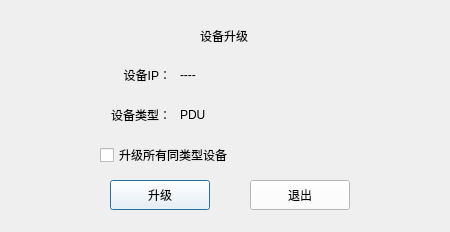
<?xml version="1.0" encoding="UTF-8"?>
<ui version="4.0">
 <class>UpdateDevDlg</class>
 <widget class="QDialog" name="UpdateDevDlg">
  <property name="geometry">
   <rect>
    <x>0</x>
    <y>0</y>
    <width>450</width>
    <height>232</height>
   </rect>
  </property>
  <property name="windowTitle">
   <string>Dialog</string>
  </property>
  <property name="styleSheet">
   <string notr="true">font: 11pt &quot;微软雅黑&quot;;
color: rgb(0, 0, 0);</string>
  </property>
  <widget class="QLabel" name="label">
   <property name="geometry">
    <rect>
     <x>200</x>
     <y>20</y>
     <width>101</width>
     <height>31</height>
    </rect>
   </property>
   <property name="text">
    <string>设备升级</string>
   </property>
  </widget>
  <widget class="QLabel" name="label_2">
   <property name="geometry">
    <rect>
     <x>80</x>
     <y>100</y>
     <width>91</width>
     <height>30</height>
    </rect>
   </property>
   <property name="text">
    <string>设备类型：</string>
   </property>
   <property name="alignment">
    <set>Qt::AlignRight|Qt::AlignTrailing|Qt::AlignVCenter</set>
   </property>
  </widget>
  <widget class="QLabel" name="label_3">
   <property name="geometry">
    <rect>
     <x>100</x>
     <y>60</y>
     <width>71</width>
     <height>30</height>
    </rect>
   </property>
   <property name="text">
    <string>设备IP：</string>
   </property>
   <property name="alignment">
    <set>Qt::AlignRight|Qt::AlignTrailing|Qt::AlignVCenter</set>
   </property>
  </widget>
  <widget class="QCheckBox" name="checkBox">
   <property name="geometry">
    <rect>
     <x>100</x>
     <y>140</y>
     <width>281</width>
     <height>30</height>
    </rect>
   </property>
   <property name="text">
    <string>升级所有同类型设备</string>
   </property>
  </widget>
  <widget class="QPushButton" name="okBtn">
   <property name="geometry">
    <rect>
     <x>110</x>
     <y>180</y>
     <width>100</width>
     <height>30</height>
    </rect>
   </property>
   <property name="palette">
    <palette>
     <active>
      <colorrole role="WindowText">
       <brush brushstyle="SolidPattern">
        <color alpha="255">
         <red>0</red>
         <green>0</green>
         <blue>0</blue>
        </color>
       </brush>
      </colorrole>
      <colorrole role="Button">
       <brush brushstyle="SolidPattern">
        <color alpha="255">
         <red>255</red>
         <green>255</green>
         <blue>255</blue>
        </color>
       </brush>
      </colorrole>
      <colorrole role="Light">
       <brush brushstyle="SolidPattern">
        <color alpha="255">
         <red>255</red>
         <green>255</green>
         <blue>255</blue>
        </color>
       </brush>
      </colorrole>
      <colorrole role="Midlight">
       <brush brushstyle="SolidPattern">
        <color alpha="255">
         <red>255</red>
         <green>255</green>
         <blue>255</blue>
        </color>
       </brush>
      </colorrole>
      <colorrole role="Dark">
       <brush brushstyle="SolidPattern">
        <color alpha="255">
         <red>127</red>
         <green>127</green>
         <blue>127</blue>
        </color>
       </brush>
      </colorrole>
      <colorrole role="Mid">
       <brush brushstyle="SolidPattern">
        <color alpha="255">
         <red>170</red>
         <green>170</green>
         <blue>170</blue>
        </color>
       </brush>
      </colorrole>
      <colorrole role="Text">
       <brush brushstyle="SolidPattern">
        <color alpha="255">
         <red>0</red>
         <green>0</green>
         <blue>0</blue>
        </color>
       </brush>
      </colorrole>
      <colorrole role="BrightText">
       <brush brushstyle="SolidPattern">
        <color alpha="255">
         <red>255</red>
         <green>255</green>
         <blue>255</blue>
        </color>
       </brush>
      </colorrole>
      <colorrole role="ButtonText">
       <brush brushstyle="SolidPattern">
        <color alpha="255">
         <red>0</red>
         <green>0</green>
         <blue>0</blue>
        </color>
       </brush>
      </colorrole>
      <colorrole role="Base">
       <brush brushstyle="SolidPattern">
        <color alpha="255">
         <red>255</red>
         <green>255</green>
         <blue>255</blue>
        </color>
       </brush>
      </colorrole>
      <colorrole role="Window">
       <brush brushstyle="SolidPattern">
        <color alpha="255">
         <red>255</red>
         <green>255</green>
         <blue>255</blue>
        </color>
       </brush>
      </colorrole>
      <colorrole role="Shadow">
       <brush brushstyle="SolidPattern">
        <color alpha="255">
         <red>0</red>
         <green>0</green>
         <blue>0</blue>
        </color>
       </brush>
      </colorrole>
      <colorrole role="AlternateBase">
       <brush brushstyle="SolidPattern">
        <color alpha="255">
         <red>255</red>
         <green>255</green>
         <blue>255</blue>
        </color>
       </brush>
      </colorrole>
      <colorrole role="ToolTipBase">
       <brush brushstyle="SolidPattern">
        <color alpha="255">
         <red>255</red>
         <green>255</green>
         <blue>220</blue>
        </color>
       </brush>
      </colorrole>
      <colorrole role="ToolTipText">
       <brush brushstyle="SolidPattern">
        <color alpha="255">
         <red>0</red>
         <green>0</green>
         <blue>0</blue>
        </color>
       </brush>
      </colorrole>
     </active>
     <inactive>
      <colorrole role="WindowText">
       <brush brushstyle="SolidPattern">
        <color alpha="255">
         <red>0</red>
         <green>0</green>
         <blue>0</blue>
        </color>
       </brush>
      </colorrole>
      <colorrole role="Button">
       <brush brushstyle="SolidPattern">
        <color alpha="255">
         <red>255</red>
         <green>255</green>
         <blue>255</blue>
        </color>
       </brush>
      </colorrole>
      <colorrole role="Light">
       <brush brushstyle="SolidPattern">
        <color alpha="255">
         <red>255</red>
         <green>255</green>
         <blue>255</blue>
        </color>
       </brush>
      </colorrole>
      <colorrole role="Midlight">
       <brush brushstyle="SolidPattern">
        <color alpha="255">
         <red>255</red>
         <green>255</green>
         <blue>255</blue>
        </color>
       </brush>
      </colorrole>
      <colorrole role="Dark">
       <brush brushstyle="SolidPattern">
        <color alpha="255">
         <red>127</red>
         <green>127</green>
         <blue>127</blue>
        </color>
       </brush>
      </colorrole>
      <colorrole role="Mid">
       <brush brushstyle="SolidPattern">
        <color alpha="255">
         <red>170</red>
         <green>170</green>
         <blue>170</blue>
        </color>
       </brush>
      </colorrole>
      <colorrole role="Text">
       <brush brushstyle="SolidPattern">
        <color alpha="255">
         <red>0</red>
         <green>0</green>
         <blue>0</blue>
        </color>
       </brush>
      </colorrole>
      <colorrole role="BrightText">
       <brush brushstyle="SolidPattern">
        <color alpha="255">
         <red>255</red>
         <green>255</green>
         <blue>255</blue>
        </color>
       </brush>
      </colorrole>
      <colorrole role="ButtonText">
       <brush brushstyle="SolidPattern">
        <color alpha="255">
         <red>0</red>
         <green>0</green>
         <blue>0</blue>
        </color>
       </brush>
      </colorrole>
      <colorrole role="Base">
       <brush brushstyle="SolidPattern">
        <color alpha="255">
         <red>255</red>
         <green>255</green>
         <blue>255</blue>
        </color>
       </brush>
      </colorrole>
      <colorrole role="Window">
       <brush brushstyle="SolidPattern">
        <color alpha="255">
         <red>255</red>
         <green>255</green>
         <blue>255</blue>
        </color>
       </brush>
      </colorrole>
      <colorrole role="Shadow">
       <brush brushstyle="SolidPattern">
        <color alpha="255">
         <red>0</red>
         <green>0</green>
         <blue>0</blue>
        </color>
       </brush>
      </colorrole>
      <colorrole role="AlternateBase">
       <brush brushstyle="SolidPattern">
        <color alpha="255">
         <red>255</red>
         <green>255</green>
         <blue>255</blue>
        </color>
       </brush>
      </colorrole>
      <colorrole role="ToolTipBase">
       <brush brushstyle="SolidPattern">
        <color alpha="255">
         <red>255</red>
         <green>255</green>
         <blue>220</blue>
        </color>
       </brush>
      </colorrole>
      <colorrole role="ToolTipText">
       <brush brushstyle="SolidPattern">
        <color alpha="255">
         <red>0</red>
         <green>0</green>
         <blue>0</blue>
        </color>
       </brush>
      </colorrole>
     </inactive>
     <disabled>
      <colorrole role="WindowText">
       <brush brushstyle="SolidPattern">
        <color alpha="255">
         <red>0</red>
         <green>0</green>
         <blue>0</blue>
        </color>
       </brush>
      </colorrole>
      <colorrole role="Button">
       <brush brushstyle="SolidPattern">
        <color alpha="255">
         <red>255</red>
         <green>255</green>
         <blue>255</blue>
        </color>
       </brush>
      </colorrole>
      <colorrole role="Light">
       <brush brushstyle="SolidPattern">
        <color alpha="255">
         <red>255</red>
         <green>255</green>
         <blue>255</blue>
        </color>
       </brush>
      </colorrole>
      <colorrole role="Midlight">
       <brush brushstyle="SolidPattern">
        <color alpha="255">
         <red>255</red>
         <green>255</green>
         <blue>255</blue>
        </color>
       </brush>
      </colorrole>
      <colorrole role="Dark">
       <brush brushstyle="SolidPattern">
        <color alpha="255">
         <red>127</red>
         <green>127</green>
         <blue>127</blue>
        </color>
       </brush>
      </colorrole>
      <colorrole role="Mid">
       <brush brushstyle="SolidPattern">
        <color alpha="255">
         <red>170</red>
         <green>170</green>
         <blue>170</blue>
        </color>
       </brush>
      </colorrole>
      <colorrole role="Text">
       <brush brushstyle="SolidPattern">
        <color alpha="255">
         <red>0</red>
         <green>0</green>
         <blue>0</blue>
        </color>
       </brush>
      </colorrole>
      <colorrole role="BrightText">
       <brush brushstyle="SolidPattern">
        <color alpha="255">
         <red>255</red>
         <green>255</green>
         <blue>255</blue>
        </color>
       </brush>
      </colorrole>
      <colorrole role="ButtonText">
       <brush brushstyle="SolidPattern">
        <color alpha="255">
         <red>0</red>
         <green>0</green>
         <blue>0</blue>
        </color>
       </brush>
      </colorrole>
      <colorrole role="Base">
       <brush brushstyle="SolidPattern">
        <color alpha="255">
         <red>255</red>
         <green>255</green>
         <blue>255</blue>
        </color>
       </brush>
      </colorrole>
      <colorrole role="Window">
       <brush brushstyle="SolidPattern">
        <color alpha="255">
         <red>255</red>
         <green>255</green>
         <blue>255</blue>
        </color>
       </brush>
      </colorrole>
      <colorrole role="Shadow">
       <brush brushstyle="SolidPattern">
        <color alpha="255">
         <red>0</red>
         <green>0</green>
         <blue>0</blue>
        </color>
       </brush>
      </colorrole>
      <colorrole role="AlternateBase">
       <brush brushstyle="SolidPattern">
        <color alpha="255">
         <red>255</red>
         <green>255</green>
         <blue>255</blue>
        </color>
       </brush>
      </colorrole>
      <colorrole role="ToolTipBase">
       <brush brushstyle="SolidPattern">
        <color alpha="255">
         <red>255</red>
         <green>255</green>
         <blue>220</blue>
        </color>
       </brush>
      </colorrole>
      <colorrole role="ToolTipText">
       <brush brushstyle="SolidPattern">
        <color alpha="255">
         <red>0</red>
         <green>0</green>
         <blue>0</blue>
        </color>
       </brush>
      </colorrole>
     </disabled>
    </palette>
   </property>
   <property name="text">
    <string>升级</string>
   </property>
  </widget>
  <widget class="QPushButton" name="cancelBtn">
   <property name="geometry">
    <rect>
     <x>250</x>
     <y>180</y>
     <width>100</width>
     <height>30</height>
    </rect>
   </property>
   <property name="palette">
    <palette>
     <active>
      <colorrole role="WindowText">
       <brush brushstyle="SolidPattern">
        <color alpha="255">
         <red>0</red>
         <green>0</green>
         <blue>0</blue>
        </color>
       </brush>
      </colorrole>
      <colorrole role="Button">
       <brush brushstyle="SolidPattern">
        <color alpha="255">
         <red>255</red>
         <green>255</green>
         <blue>255</blue>
        </color>
       </brush>
      </colorrole>
      <colorrole role="Light">
       <brush brushstyle="SolidPattern">
        <color alpha="255">
         <red>255</red>
         <green>255</green>
         <blue>255</blue>
        </color>
       </brush>
      </colorrole>
      <colorrole role="Midlight">
       <brush brushstyle="SolidPattern">
        <color alpha="255">
         <red>255</red>
         <green>255</green>
         <blue>255</blue>
        </color>
       </brush>
      </colorrole>
      <colorrole role="Dark">
       <brush brushstyle="SolidPattern">
        <color alpha="255">
         <red>127</red>
         <green>127</green>
         <blue>127</blue>
        </color>
       </brush>
      </colorrole>
      <colorrole role="Mid">
       <brush brushstyle="SolidPattern">
        <color alpha="255">
         <red>170</red>
         <green>170</green>
         <blue>170</blue>
        </color>
       </brush>
      </colorrole>
      <colorrole role="Text">
       <brush brushstyle="SolidPattern">
        <color alpha="255">
         <red>0</red>
         <green>0</green>
         <blue>0</blue>
        </color>
       </brush>
      </colorrole>
      <colorrole role="BrightText">
       <brush brushstyle="SolidPattern">
        <color alpha="255">
         <red>255</red>
         <green>255</green>
         <blue>255</blue>
        </color>
       </brush>
      </colorrole>
      <colorrole role="ButtonText">
       <brush brushstyle="SolidPattern">
        <color alpha="255">
         <red>0</red>
         <green>0</green>
         <blue>0</blue>
        </color>
       </brush>
      </colorrole>
      <colorrole role="Base">
       <brush brushstyle="SolidPattern">
        <color alpha="255">
         <red>255</red>
         <green>255</green>
         <blue>255</blue>
        </color>
       </brush>
      </colorrole>
      <colorrole role="Window">
       <brush brushstyle="SolidPattern">
        <color alpha="255">
         <red>255</red>
         <green>255</green>
         <blue>255</blue>
        </color>
       </brush>
      </colorrole>
      <colorrole role="Shadow">
       <brush brushstyle="SolidPattern">
        <color alpha="255">
         <red>0</red>
         <green>0</green>
         <blue>0</blue>
        </color>
       </brush>
      </colorrole>
      <colorrole role="AlternateBase">
       <brush brushstyle="SolidPattern">
        <color alpha="255">
         <red>255</red>
         <green>255</green>
         <blue>255</blue>
        </color>
       </brush>
      </colorrole>
      <colorrole role="ToolTipBase">
       <brush brushstyle="SolidPattern">
        <color alpha="255">
         <red>255</red>
         <green>255</green>
         <blue>220</blue>
        </color>
       </brush>
      </colorrole>
      <colorrole role="ToolTipText">
       <brush brushstyle="SolidPattern">
        <color alpha="255">
         <red>0</red>
         <green>0</green>
         <blue>0</blue>
        </color>
       </brush>
      </colorrole>
     </active>
     <inactive>
      <colorrole role="WindowText">
       <brush brushstyle="SolidPattern">
        <color alpha="255">
         <red>0</red>
         <green>0</green>
         <blue>0</blue>
        </color>
       </brush>
      </colorrole>
      <colorrole role="Button">
       <brush brushstyle="SolidPattern">
        <color alpha="255">
         <red>255</red>
         <green>255</green>
         <blue>255</blue>
        </color>
       </brush>
      </colorrole>
      <colorrole role="Light">
       <brush brushstyle="SolidPattern">
        <color alpha="255">
         <red>255</red>
         <green>255</green>
         <blue>255</blue>
        </color>
       </brush>
      </colorrole>
      <colorrole role="Midlight">
       <brush brushstyle="SolidPattern">
        <color alpha="255">
         <red>255</red>
         <green>255</green>
         <blue>255</blue>
        </color>
       </brush>
      </colorrole>
      <colorrole role="Dark">
       <brush brushstyle="SolidPattern">
        <color alpha="255">
         <red>127</red>
         <green>127</green>
         <blue>127</blue>
        </color>
       </brush>
      </colorrole>
      <colorrole role="Mid">
       <brush brushstyle="SolidPattern">
        <color alpha="255">
         <red>170</red>
         <green>170</green>
         <blue>170</blue>
        </color>
       </brush>
      </colorrole>
      <colorrole role="Text">
       <brush brushstyle="SolidPattern">
        <color alpha="255">
         <red>0</red>
         <green>0</green>
         <blue>0</blue>
        </color>
       </brush>
      </colorrole>
      <colorrole role="BrightText">
       <brush brushstyle="SolidPattern">
        <color alpha="255">
         <red>255</red>
         <green>255</green>
         <blue>255</blue>
        </color>
       </brush>
      </colorrole>
      <colorrole role="ButtonText">
       <brush brushstyle="SolidPattern">
        <color alpha="255">
         <red>0</red>
         <green>0</green>
         <blue>0</blue>
        </color>
       </brush>
      </colorrole>
      <colorrole role="Base">
       <brush brushstyle="SolidPattern">
        <color alpha="255">
         <red>255</red>
         <green>255</green>
         <blue>255</blue>
        </color>
       </brush>
      </colorrole>
      <colorrole role="Window">
       <brush brushstyle="SolidPattern">
        <color alpha="255">
         <red>255</red>
         <green>255</green>
         <blue>255</blue>
        </color>
       </brush>
      </colorrole>
      <colorrole role="Shadow">
       <brush brushstyle="SolidPattern">
        <color alpha="255">
         <red>0</red>
         <green>0</green>
         <blue>0</blue>
        </color>
       </brush>
      </colorrole>
      <colorrole role="AlternateBase">
       <brush brushstyle="SolidPattern">
        <color alpha="255">
         <red>255</red>
         <green>255</green>
         <blue>255</blue>
        </color>
       </brush>
      </colorrole>
      <colorrole role="ToolTipBase">
       <brush brushstyle="SolidPattern">
        <color alpha="255">
         <red>255</red>
         <green>255</green>
         <blue>220</blue>
        </color>
       </brush>
      </colorrole>
      <colorrole role="ToolTipText">
       <brush brushstyle="SolidPattern">
        <color alpha="255">
         <red>0</red>
         <green>0</green>
         <blue>0</blue>
        </color>
       </brush>
      </colorrole>
     </inactive>
     <disabled>
      <colorrole role="WindowText">
       <brush brushstyle="SolidPattern">
        <color alpha="255">
         <red>0</red>
         <green>0</green>
         <blue>0</blue>
        </color>
       </brush>
      </colorrole>
      <colorrole role="Button">
       <brush brushstyle="SolidPattern">
        <color alpha="255">
         <red>255</red>
         <green>255</green>
         <blue>255</blue>
        </color>
       </brush>
      </colorrole>
      <colorrole role="Light">
       <brush brushstyle="SolidPattern">
        <color alpha="255">
         <red>255</red>
         <green>255</green>
         <blue>255</blue>
        </color>
       </brush>
      </colorrole>
      <colorrole role="Midlight">
       <brush brushstyle="SolidPattern">
        <color alpha="255">
         <red>255</red>
         <green>255</green>
         <blue>255</blue>
        </color>
       </brush>
      </colorrole>
      <colorrole role="Dark">
       <brush brushstyle="SolidPattern">
        <color alpha="255">
         <red>127</red>
         <green>127</green>
         <blue>127</blue>
        </color>
       </brush>
      </colorrole>
      <colorrole role="Mid">
       <brush brushstyle="SolidPattern">
        <color alpha="255">
         <red>170</red>
         <green>170</green>
         <blue>170</blue>
        </color>
       </brush>
      </colorrole>
      <colorrole role="Text">
       <brush brushstyle="SolidPattern">
        <color alpha="255">
         <red>0</red>
         <green>0</green>
         <blue>0</blue>
        </color>
       </brush>
      </colorrole>
      <colorrole role="BrightText">
       <brush brushstyle="SolidPattern">
        <color alpha="255">
         <red>255</red>
         <green>255</green>
         <blue>255</blue>
        </color>
       </brush>
      </colorrole>
      <colorrole role="ButtonText">
       <brush brushstyle="SolidPattern">
        <color alpha="255">
         <red>0</red>
         <green>0</green>
         <blue>0</blue>
        </color>
       </brush>
      </colorrole>
      <colorrole role="Base">
       <brush brushstyle="SolidPattern">
        <color alpha="255">
         <red>255</red>
         <green>255</green>
         <blue>255</blue>
        </color>
       </brush>
      </colorrole>
      <colorrole role="Window">
       <brush brushstyle="SolidPattern">
        <color alpha="255">
         <red>255</red>
         <green>255</green>
         <blue>255</blue>
        </color>
       </brush>
      </colorrole>
      <colorrole role="Shadow">
       <brush brushstyle="SolidPattern">
        <color alpha="255">
         <red>0</red>
         <green>0</green>
         <blue>0</blue>
        </color>
       </brush>
      </colorrole>
      <colorrole role="AlternateBase">
       <brush brushstyle="SolidPattern">
        <color alpha="255">
         <red>255</red>
         <green>255</green>
         <blue>255</blue>
        </color>
       </brush>
      </colorrole>
      <colorrole role="ToolTipBase">
       <brush brushstyle="SolidPattern">
        <color alpha="255">
         <red>255</red>
         <green>255</green>
         <blue>220</blue>
        </color>
       </brush>
      </colorrole>
      <colorrole role="ToolTipText">
       <brush brushstyle="SolidPattern">
        <color alpha="255">
         <red>0</red>
         <green>0</green>
         <blue>0</blue>
        </color>
       </brush>
      </colorrole>
     </disabled>
    </palette>
   </property>
   <property name="text">
    <string>退出</string>
   </property>
  </widget>
  <widget class="QLabel" name="ipLab">
   <property name="geometry">
    <rect>
     <x>180</x>
     <y>60</y>
     <width>160</width>
     <height>30</height>
    </rect>
   </property>
   <property name="text">
    <string>----</string>
   </property>
  </widget>
  <widget class="QLabel" name="typeLab">
   <property name="geometry">
    <rect>
     <x>180</x>
     <y>100</y>
     <width>160</width>
     <height>30</height>
    </rect>
   </property>
   <property name="text">
    <string>PDU</string>
   </property>
  </widget>
 </widget>
 <resources/>
 <connections>
  <connection>
   <sender>cancelBtn</sender>
   <signal>clicked()</signal>
   <receiver>UpdateDevDlg</receiver>
   <slot>close()</slot>
   <hints>
    <hint type="sourcelabel">
     <x>219</x>
     <y>194</y>
    </hint>
    <hint type="destinationlabel">
     <x>149</x>
     <y>115</y>
    </hint>
   </hints>
  </connection>
 </connections>
</ui>
